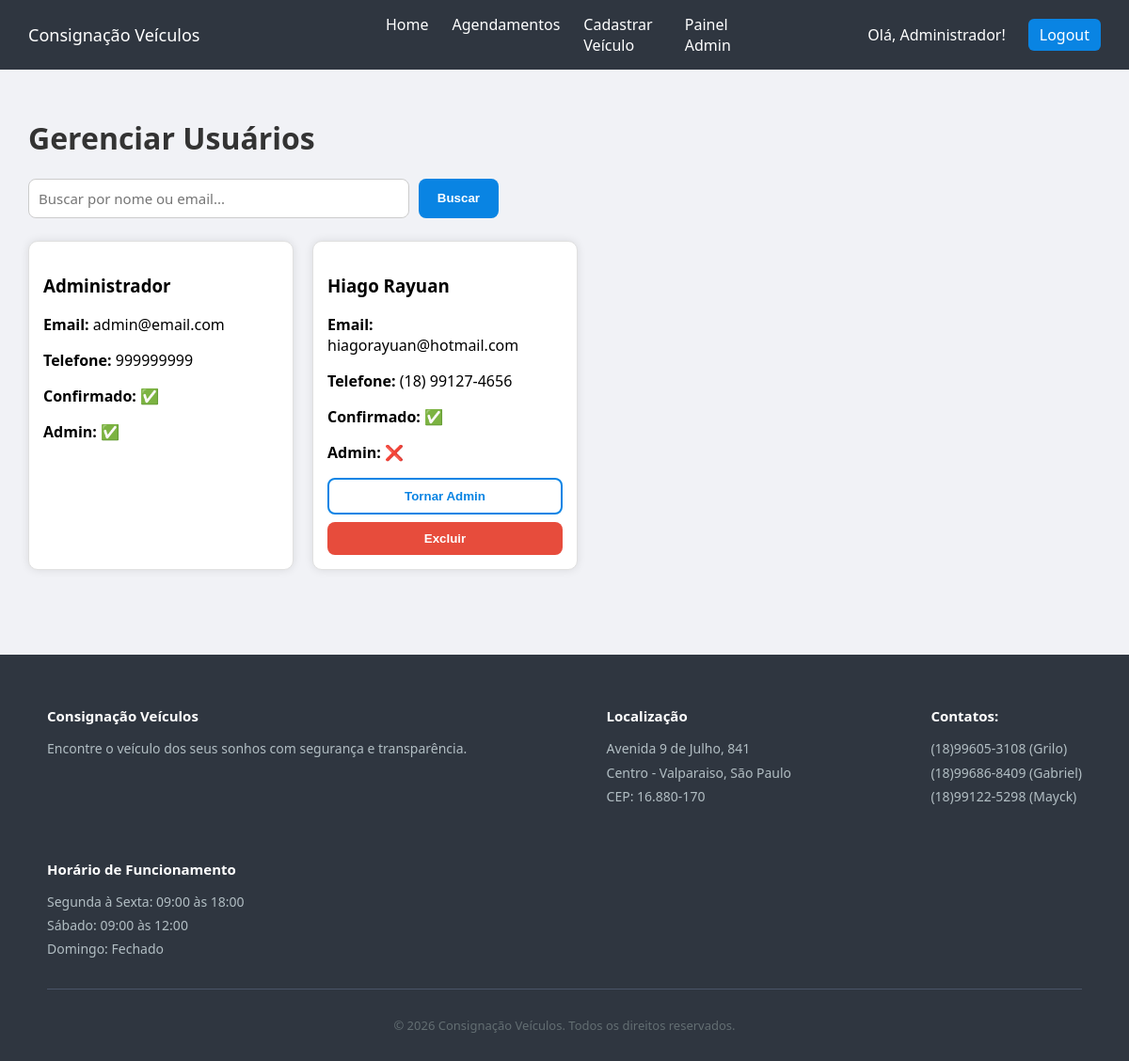
/admin/usuarios (signed in), run on an earlier commit of the app's database.
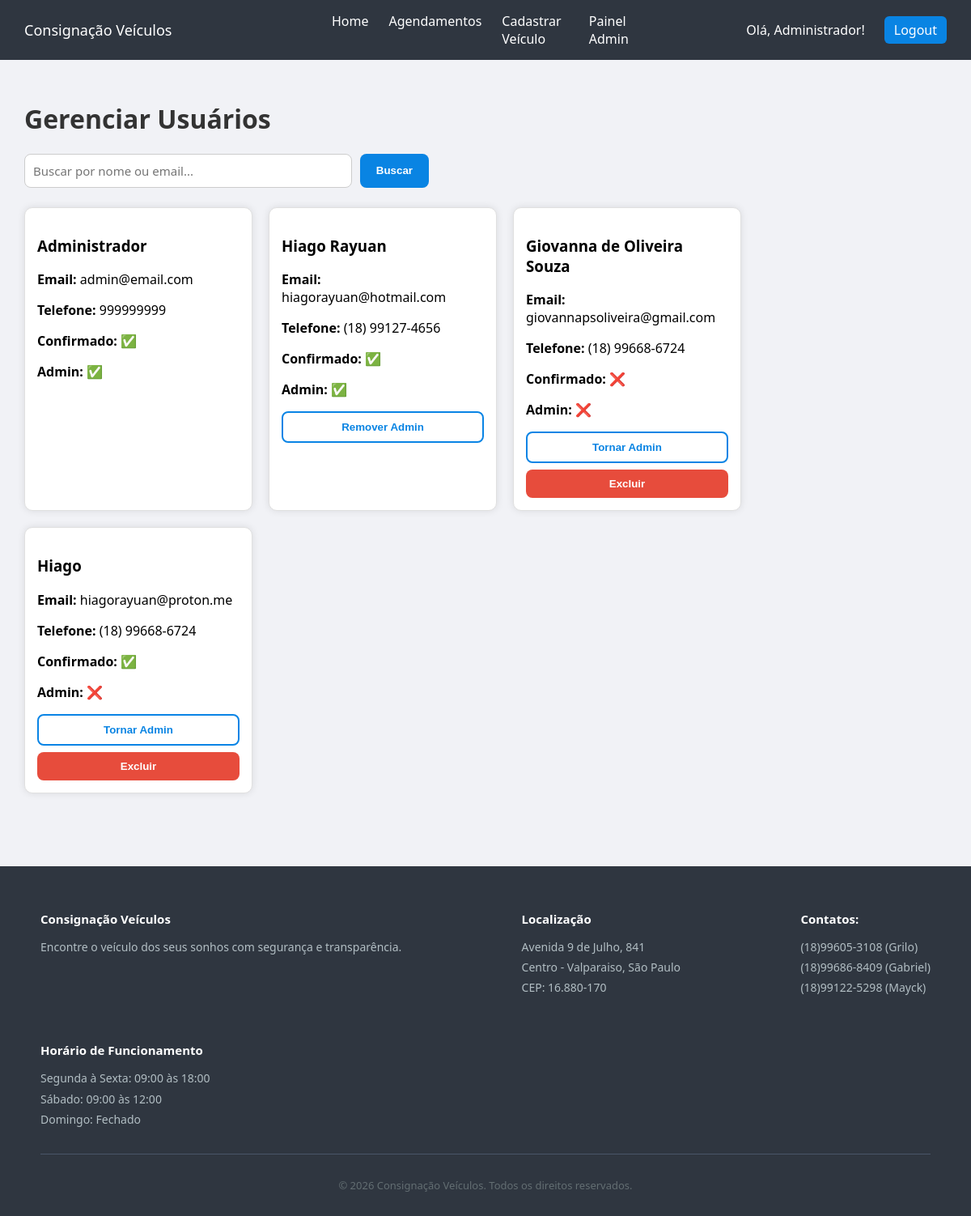
And on a later commit of the database.
### models.py (models this page shows)
class Usuario(db.Model):
    id = db.Column(db.Integer, primary_key=True)
    nome = db.Column(db.String(100))
    email = db.Column(db.String(100), unique=True)
    senha = db.Column(db.String(200))
    telefone = db.Column(db.String(20))
    is_admin = db.Column(db.Boolean, default=False)
    confirmado = db.Column(db.Boolean, default=False)

### app.py (the view)
@app.route('/admin/usuarios')
def admin_usuarios():
    if not session.get('is_admin'):
        return redirect('/')
    busca = request.args.get('busca', '')
    if busca:
        usuarios = Usuario.query.filter(
            Usuario.nome.ilike(f'%{busca}%') |
            Usuario.email.ilike(f'%{busca}%')
        ).all()
    else:
        usuarios = Usuario.query.all()
    return render_template('admin/usuarios.html', usuarios=usuarios, busca=busca)

### templates/admin/usuarios.html (shortened to what this page needs)
{% extends 'base.html' %}
{% block content %}
    <h1>Gerenciar Usuários</h1>
    <form method="GET" action="/admin/usuarios" class="busca-form">
        <div class="busca-container">
            <input type="text" name="busca" placeholder="Buscar por nome ou email...">
            <button type="submit" class="btn" style="width: auto; padding: 10px 20px;">Buscar</button>
        </div>
    </form>
    <div class="cards">
        {% for u in usuarios %}
            <div class="card card-admin">
                <div class="card-body">
                    <h3>{{ u.nome }}</h3>
                    <p><strong>Email:</strong> {{ u.email }}</p>
                    <p><strong>Telefone:</strong> {{ u.telefone }}</p>
                    <p><strong>Confirmado:</strong> {% if u.confirmado %}✅{% else %}❌{% endif %}</p>
                    <p><strong>Admin:</strong>  {% if u.is_admin %}✅{% else %}❌{% endif %}</p>
                    <div class="card-actions">
                        {% if not u.is_admin or u.id != session['usuario_id'] %}
                            <form action="/admin/usuarios/toggle-admin/{{ u.id }}" method="POST">
                                <button class="btn-secondary">
                                    {% if u.is_admin %}Remover Admin{% else %}Tornar Admin{% endif %}
                                </button>
                            </form>
                        {% endif %}
                        {% if not u.is_admin %}
                            <form action="/admin/usuarios/excluir/{{ u.id }}" method="POST">
                                <button onclick="return confirm('Deseja excluir este usuário?')" class="btn-danger">Excluir</button>
                            </form>
                        {% endif %}
                    </div>
                </div>
            </div>
        {% else %}
            <p>Nenhum usuário encontrado.</p>
        {% endfor %}
    </div>
{% endblock %}

### templates/base.html (shortened to what this page needs)
<!DOCTYPE html>
<html lang="en">
<head>
    <link rel="stylesheet" href="{{ url_for('static', filename='css/style.css') }}">
</head>
<body>
    <nav class="navbar">
        <div class="nav-left">
            Consignação Veículos
        </div>
        <div class="nav-center">
            <a href="/">Home</a>
            {% if session.get('usuario_id') %}
                <a href="/agendamentos">Agendamentos</a>
            {% endif %}
            {% if session.get('is_admin') %}
                <a href="/cadastrar">Cadastrar Veículo</a>
                <a href="/admin">Painel Admin</a>
            {% endif %}
        </div>
        <div class="nav-right">
            {% if session.get('usuario_id') %}
                <span style="color: white; margin-right: 12px;">Olá, {{ session.get('usuario_nome') }}!</span>
                <a href="/logout" class="btn-nav">Logout</a>
            {% else %}
                <a href="/login" class="btn-nav">Login</a>
            {% endif %}
        </div>
    </nav>
     <div class="container">
        {% block content %}{% endblock %}
    </div>
    <footer>
        <div class="footer-content">
            <div class="footer-section">
                <h3>Consignação Veículos</h3>
                <p>Encontre o veículo dos seus sonhos com segurança e transparência.</p>
            </div>
            <div class="footer-section">
                <h3>Localização</h3>
                <p>Avenida 9 de Julho, 841</p>
                <p>Centro - Valparaiso, São Paulo</p>
                <p>CEP: 16.880-170</p>
            </div>
            <div class="footer-section">
                <h3>Contatos:</h3>
                <p>(18)99605-3108 (Grilo)</p>
                <p>(18)99686-8409 (Gabriel)</p>
                <p>(18)99122-5298 (Mayck)</p>
            </div>
            <div class="footer-section">
                <h3>Horário de Funcionamento</h3>
                <p>Segunda à Sexta: 09:00 às 18:00</p>
                <p>Sábado: 09:00 às 12:00</p>
                <p>Domingo: Fechado</p>
            </div>
        </div>
        <div class="footer-bottom">
            <p>&copy; 2026 Consignação Veículos. Todos os direitos reservados.</p>
        </div>
    </footer>
</body>
</html>

What changed in the data, as far as the page shows it:
changed Usuario "Hiago Rayuan": is_admin "❌ Tornar Admin Excluir" → "✅ Remover Admin"
added Usuario: nome "Giovanna de Oliveira Souza", email "giovannapsoliveira@gmail.com", telefone "(18) 99668-6724", is_admin "Tornar Admin"
added Usuario: nome "Hiago", email "hiagorayuan@proton.me", telefone "(18) 99668-6724", is_admin "Tornar Admin"
